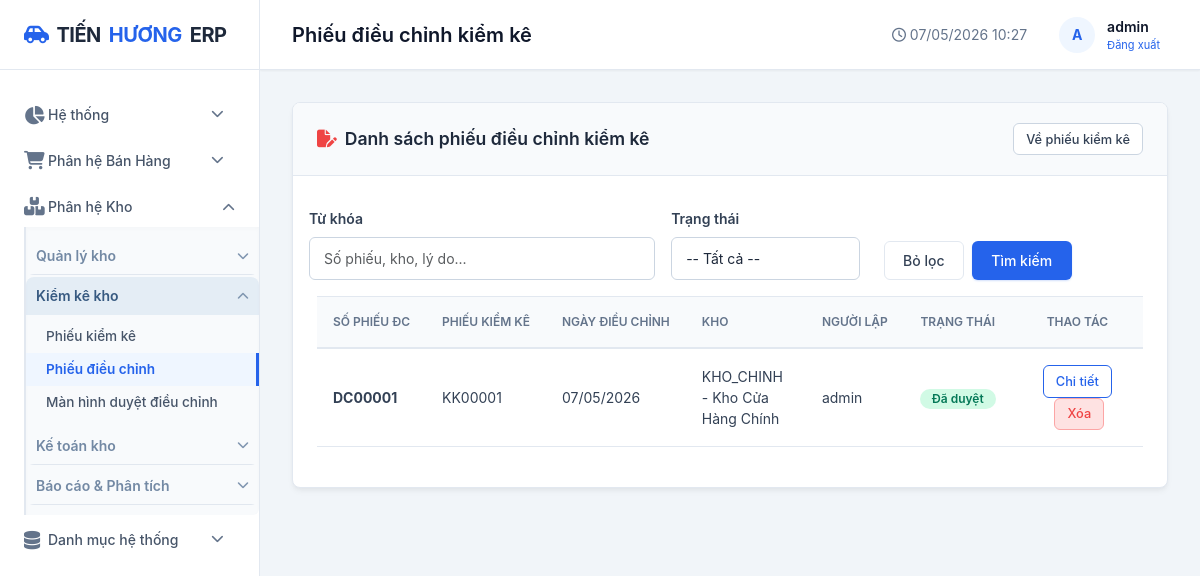
The app's page /kho/kiem-ke/dieu-chinh/ (signed in) with its own data.
### apps/kho/models.py (models this page shows, shortened)
class PhieuDieuChinhKiemKe(AccountingPeriodLockMixin, models.Model):
    accounting_period_date_field = 'ngay_dieu_chinh'
    accounting_period_label = 'phiếu điều chỉnh kiểm kê'
    TRANG_THAI = [
        ('1', '1 - Chờ duyệt'),
        ('2', '2 - Đã duyệt'),
    ]
    so_phieu = models.CharField(max_length=30, unique=True, verbose_name='Mã phiếu điều chỉnh')
    kiem_ke = models.OneToOneField(KiemKe, on_delete=models.PROTECT, related_name='phieu_dieu_chinh')
    ngay_dieu_chinh = models.DateField(default=datetime.date.today, verbose_name='Ngày điều chỉnh')
    kho = models.ForeignKey(Kho, on_delete=models.PROTECT, verbose_name='Kho')
    nguoi_lap = models.ForeignKey(User, on_delete=models.SET_NULL, null=True, blank=True, verbose_name='Người lập')
    ly_do = models.CharField(max_length=255, verbose_name='Lý do điều chỉnh')
    trang_thai = models.CharField(max_length=20, choices=TRANG_THAI, default='1', verbose_name='Trạng thái')
    ngay_tao = models.DateTimeField(auto_now_add=True)
    class Meta:
        db_table = 'kho_phieudieuchinh_kiemke'
        verbose_name = 'Phiếu điều chỉnh kiểm kê'
        ordering = ['-ngay_dieu_chinh', '-id']

class KiemKe(AccountingPeriodLockMixin, models.Model):
    accounting_period_date_field = 'ngay_kiem_ke'
    accounting_period_label = 'phiếu kiểm kê'
    TRANG_THAI = [
        ('1', '1 - Chờ kiểm kê'),
        ('2', '2 - Chờ điều chỉnh'),
        ('3', '3 - Hoàn thành'),
    ]
    ma_phieu = models.CharField(max_length=30, unique=True, blank=True, verbose_name='Mã phiếu kiểm kê')
    ngay_kiem_ke = models.DateField(default=datetime.date.today, verbose_name='Ngày kiểm kê')
    kho = models.ForeignKey(Kho, on_delete=models.PROTECT, verbose_name='Kho')
    nhom_hang = models.ForeignKey(NhomHang, on_delete=models.SET_NULL, null=True, blank=True, verbose_name='Loại hàng hóa kiểm kê')
    hang_hoa = models.ForeignKey(HangHoa, on_delete=models.SET_NULL, null=True, blank=True, verbose_name='Hàng hóa kiểm kê')
    khu_vuc = models.CharField(max_length=120, blank=True, verbose_name='Khu vực kiểm kê')
    vi_tri_hang_loi = models.ForeignKey(
        ViTriKho,
        on_delete=models.SET_NULL,
        null=True,
        blank=True,
        related_name='kiem_ke_hang_loi',
        verbose_name='Vị trí hàng lỗi',
    )
    nguoi_kiem = models.CharField(max_length=100, blank=True, verbose_name='Người kiểm kê')
    trang_thai = models.CharField(max_length=20, choices=TRANG_THAI, default='1')
    ghi_chu = models.TextField(blank=True)
    ngay_tao = models.DateTimeField(auto_now_add=True)
    class Meta:
        db_table = 'kho_kiemke'
        verbose_name = 'Phiếu kiểm kê'
        ordering = ['-ngay_kiem_ke']

### apps/danh_muc/models.py (models this page shows, shortened)
class Kho(models.Model):
    ma_kho = models.CharField(max_length=10, unique=True, verbose_name="Mã kho")
    ten_kho = models.CharField(max_length=100, verbose_name="Tên kho")
    dia_chi = models.CharField(max_length=200, blank=True, verbose_name="Địa chỉ")
    trang_thai = models.BooleanField(default=True, verbose_name="Hoạt động")
    class Meta:
        db_table = "core_kho"
        verbose_name = "Kho"
        ordering = ["ma_kho"]

### apps/kho/views.py (the view, shortened to what this page needs)
# urls.py: path('kiem-ke/dieu-chinh/', views.kiem_ke_dieu_chinh_list, name='kiem_ke_dieu_chinh_list'),
@login_required
def kiem_ke_dieu_chinh_list(request):
    if not _can_manage_kiem_ke(request.user):
        messages.error(request, 'Bạn không có quyền truy cập phiếu điều chỉnh kiểm kê.')
        return redirect('dashboard')
    q = request.GET.get('q', '').strip()
    trang_thai = request.GET.get('trang_thai', '').strip()
    items = PhieuDieuChinhKiemKe.objects.select_related('kiem_ke', 'kho', 'nguoi_lap').order_by('-ngay_tao')
    if trang_thai:
        items = items.filter(trang_thai=trang_thai)
    return render(request, 'kho/kiem_ke_dieu_chinh_list.html', {
        'items': items[:30],
        'q': q,
        'trang_thai': trang_thai,
        'page_title': 'Phiếu điều chỉnh kiểm kê',
        'active_menu': 'kiem_ke',
    })

### apps/kho/views.py (called while the page is built)
def _can_manage_kiem_ke(user):
    return (
        user.is_superuser
        or user.is_staff
        or user.has_perm('kho.add_kiemke')
        or user.has_perm('kho.change_kiemke')
        or user.has_perm('kho.view_kiemke')
    )

### templates/kho/kiem_ke_dieu_chinh_list.html (shortened to what this page needs)
{% extends 'base.html' %}
{% load humanize %}
{% block content %}
<div class="card">
    <div class="card-header d-flex justify-content-between align-items-center">
        <div class="card-title mb-0"><i class="fas fa-file-pen text-danger"></i> Danh sách phiếu điều chỉnh kiểm kê</div>
        <a href="{% url 'kiem_ke_list' %}" class="btn btn-outline-secondary btn-sm">Về phiếu kiểm kê</a>
    </div>
    <div class="card-body">
        <form method="get" class="row g-2 mb-3">
            <div class="col-md-5">
                <label class="form-label">Từ khóa</label>
                <input type="text" name="q" class="form-control" value="{{ q }}" placeholder="Số phiếu, kho, lý do...">
            </div>
            <div class="col-md-3">
                <label class="form-label">Trạng thái</label>
                <select name="trang_thai" class="form-control">
                    <option value="">-- Tất cả --</option>
                </select>
            </div>
            <div class="col-md-4 d-flex align-items-end gap-2">
                <a href="{% url 'kiem_ke_dieu_chinh_list' %}" class="btn btn-light border">Bỏ lọc</a>
                <button class="btn btn-primary" type="submit">Tìm kiếm</button>
            </div>
        </form>
        <div class="table-responsive">
            <table class="table align-middle">
                <thead>
                    <tr>
                        <th>Số phiếu ĐC</th>
                        <th>Phiếu kiểm kê</th>
                        <th>Ngày điều chỉnh</th>
                        <th>Kho</th>
                        <th>Người lập</th>
                        <th class="text-center">Trạng thái</th>
                        <th class="text-center">Thao tác</th>
                    </tr>
                </thead>
                <tbody>
                    {% for item in items %}
                    <tr>
                        <td><strong>{{ item.so_phieu }}</strong></td>
                        <td>{{ item.kiem_ke.ma_phieu }}</td>
                        <td>{{ item.ngay_dieu_chinh|date:'d/m/Y' }}</td>
                        <td>{{ item.kho.ma_kho }} - {{ item.kho.ten_kho }}</td>
                        <td>{% if item.nguoi_lap %}{{ item.nguoi_lap.get_full_name|default:item.nguoi_lap.username }}{% else %}-{% endif %}</td>
                        <td class="text-center">
                            {% if item.trang_thai == '1' %}
                                <span class="badge badge-warning">Chờ duyệt</span>
                            {% else %}
                                <span class="badge badge-success">Đã duyệt</span>
                            {% endif %}
                        </td>
                        <td class="text-center" style="min-width: 130px;">
                            <a href="{% url 'kiem_ke_dieu_chinh_detail' item.pk %}" class="btn btn-sm btn-outline-primary">Chi tiết</a>
                            <form method="post" action="{% url 'kiem_ke_dieu_chinh_xoa' item.pk %}" class="d-inline" onsubmit="return confirm('Xóa phiếu này?');">
                                <button type="submit" class="btn btn-sm btn-danger ms-1">Xóa</button>
                            </form>
                        </td>
                    </tr>
                    {% empty %}
                    <tr><td colspan="7" class="text-center text-muted py-4">Không có phiếu điều chỉnh</td></tr>
                    {% endfor %}
                </tbody>
            </table>
        </div>
    </div>
</div>
{% endblock %}

### templates/base.html (shortened to what this page needs)
<!DOCTYPE html>
<html lang="vi">
<head>
    <link rel="stylesheet" href="https://cdnjs.cloudflare.com/ajax/libs/font-awesome/6.4.0/css/all.min.css">
    <link href="https://cdn.jsdelivr.net/npm/bootstrap@5.3.0/dist/css/bootstrap.min.css" rel="stylesheet">
    <link rel="stylesheet" href="/static/css/style.css?v=6">
</head>
<body>
    <div class="app-container">
        <aside class="sidebar">
            <div class="sidebar-header">
                <a href="{% url 'dashboard' %}" class="logo">
                    <i class="fas fa-car-side" style="color: var(--accent-color);"></i>
                    TIẾN <span>HƯƠNG</span> ERP
                </a>
            </div>
            <nav class="sidebar-nav">
                <div class="nav-item {% if active_menu == 'dashboard' or active_menu == 'so_cai' or active_menu == 'so_nhat_ky_chung' or active_menu == 'ky_ke_toan' %}open{% endif %}">
                    <a href="#" class="nav-link dropdown-toggle" onclick="toggleSubmenu(event, this)">
                        <i class="fas fa-chart-pie"></i> Hệ thống
                        <i class="fas fa-chevron-down ms-auto"></i>
                    </a>
                </div>
                <div class="nav-item ">
                    <a href="#" class="nav-link dropdown-toggle" onclick="toggleSubmenu(event, this)">
                        <i class="fas fa-shopping-cart"></i> Phân hệ Bán Hàng
                        <i class="fas fa-chevron-down ms-auto"></i>
                    </a>
                </div>
                <div class="nav-item {% if active_menu == 'ton_kho' or active_menu == 'phieu_nhap' or active_menu == 'phieu_xuat' or active_menu == 'kiem_ke' or active_menu == 'bao_cao_xnt' or active_menu == 'so_chi_tiet_hang_hoa' or active_menu == 'bao_cao_ton_hien_tai' or active_menu == 'bao_cao_kho' or active_menu == 'tinh_gia_xuat' or active_menu == 'doi_chieu_kho' or active_menu == 'so_do_kho' %}open{% endif %}">
                    <a href="#" class="nav-link dropdown-toggle" onclick="toggleSubmenu(event, this)">
                        <i class="fas fa-boxes"></i> Phân hệ Kho
                        <i class="fas fa-chevron-down ms-auto"></i>
                    </a>
                    <div class="submenu">
                        <div class="warehouse-group {% if active_menu == 'phieu_nhap' or active_menu == 'phieu_xuat' or active_menu == 'ton_kho' or active_menu == 'so_do_kho' %}open{% endif %}">
                            <button type="button" class="warehouse-group-toggle" onclick="toggleWarehouseGroup(event, this)">
                                <span>Quản lý kho</span>
                                <i class="fas fa-chevron-down"></i>
                            </button>
                        </div>
                        <div class="warehouse-group {% if active_menu == 'kiem_ke' %}open{% endif %}">
                            <button type="button" class="warehouse-group-toggle" onclick="toggleWarehouseGroup(event, this)">
                                <span>Kiểm kê kho</span>
                                <i class="fas fa-chevron-down"></i>
                            </button>
                            <div class="warehouse-group-body">
                                <a href="{% url 'kiem_ke_list' %}" class="submenu-link {% if active_menu == 'kiem_ke' and '/kho/kiem-ke/dieu-chinh/' not in request.path %}active{% endif %}">Phiếu kiểm kê</a>
                                <a href="{% url 'kiem_ke_dieu_chinh_list' %}" class="submenu-link {% if active_menu == 'kiem_ke' and '/kho/kiem-ke/dieu-chinh/' in request.path and request.GET.trang_thai != '1' %}active{% endif %}">Phiếu điều chỉnh</a>
                                <a href="{% url 'kiem_ke_dieu_chinh_list' %}?trang_thai=1" class="submenu-link ">Màn hình duyệt điều chỉnh</a>
                            </div>
                        </div>
                        <div class="warehouse-group {% if active_menu == 'tinh_gia_xuat' %}open{% endif %}">
                            <button type="button" class="warehouse-group-toggle" onclick="toggleWarehouseGroup(event, this)">
                                <span>Kế toán kho</span>
                                <i class="fas fa-chevron-down"></i>
                            </button>
                        </div>
                        <div class="warehouse-group {% if active_menu == 'bao_cao_xnt' or active_menu == 'bao_cao_ton_hien_tai' or active_menu == 'so_chi_tiet_hang_hoa' %}open{% endif %}">
                            <button type="button" class="warehouse-group-toggle" onclick="toggleWarehouseGroup(event, this)">
                                <span>Báo cáo & Phân tích</span>
                                <i class="fas fa-chevron-down"></i>
                            </button>
                        </div>
                    </div>
                </div>
                <div class="nav-item ">
                    <a href="#" class="nav-link dropdown-toggle" onclick="toggleSubmenu(event, this)">
                        <i class="fas fa-database"></i> Danh mục hệ thống
                        <i class="fas fa-chevron-down ms-auto"></i>
                    </a>
                </div>
            </nav>
        </aside>
        <main class="main-wrapper">
            <header class="header">
                <div class="header-title">{{ page_title }}</div>
                <div class="header-right">
                    <span class="text-muted"><i class="far fa-clock"></i> {% now "d/m/Y H:i" %}</span>
                    <div class="user-menu">
                        <div class="avatar">
                            {{ user.username|make_list|first|upper|default:"A" }}
                        </div>
                        <div>
                            <div class="fw-semibold">{{ user.username }}</div>
                            <div style="font-size: 11px; color: var(--text-muted);">
                                <form action="{% url 'logout' %}" method="post" style="display:inline;">
                                    <button type="submit" style="background:none; border:none; color:var(--accent-color); cursor:pointer;">Đăng xuất</button>
                                </form>
                            </div>
                        </div>
                    </div>
                </div>
            </header>
            <div class="content">
                {% block content %}{% endblock %}
            </div>
        </main>
    </div>
</body>
</html>

### templates/base.html (style rules this page uses)
.sidebar .nav-link.dropdown-toggle::after { display: none !important; }
.warehouse-group { margin: 2px 0; border-radius: 8px; overflow: hidden; }
.warehouse-group-toggle { width: 100%; border: 0; background: transparent; color: #7389a4; font-size: 14px; font-weight: 600; display: flex; align-items: center; justify-content: space-between; padding: 8px 10px; cursor: pointer; border-bottom: 1px solid rgba(120, 147, 176, 0.18); transition: background-color .15s ease, color .15s ease; }
.warehouse-group-toggle i { font-size: 12px; transition: transform .15s ease; color: #7f95b0; }
.warehouse-group-body { display: none; padding: 4px 0 6px; }
.warehouse-group.open .warehouse-group-body { display: block; }
.warehouse-group.open .warehouse-group-toggle { background: rgba(56, 114, 181, 0.1); color: #375a81; border-bottom-color: transparent; }
.warehouse-group.open .warehouse-group-toggle i { transform: rotate(180deg); }

### records on screen
PhieuDieuChinhKiemKe: so_phieu "DC00001", kiem_ke.ma_phieu "KK00001", ngay_dieu_chinh "07/05/2026", kho.ma_kho "KHO_CHINH", kho.ten_kho "Kho Cửa Hàng Chính", nguoi_lap.get_full_name "admin", trang_thai "Đã duyệt"

### other values on screen
{{ page_title }} "Phiếu điều chỉnh kiểm kê"
{{ user.username|make_list|first|upper|default:"A" }} "A"
{{ user.username }} "admin"
